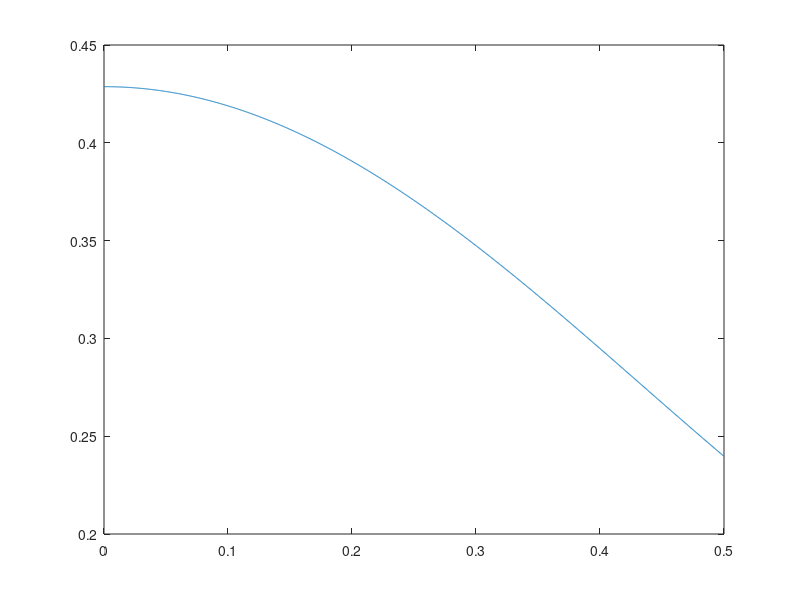

This chart was generated by the following MATLAB code:
clear all; clc; close all;
Data = csvread("calc3_Kaplina_u_vs_x.csv", 0, 0);
x = Data(:, 1);
u = Data(:, 2);

plot(x, u);